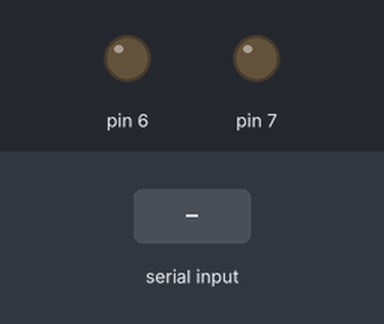
Recording of a sketch running on a simulated Arduino Uno, built with avr-gcc and run on an emulated ATmega328P. Parts: output pins drawn as LEDs (lit = HIGH). The inputs (shaded band) are chosen by the test bench.

Above: at 1.2 s.
1.3 s: "A" received over Serial
At 2.0 s:
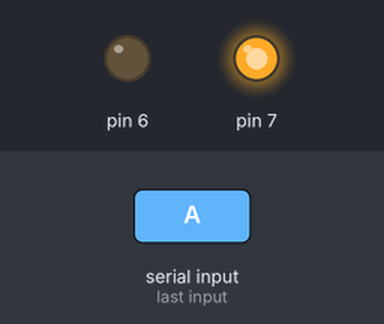
2.8 s: "B" received over Serial
At 3.2 s:
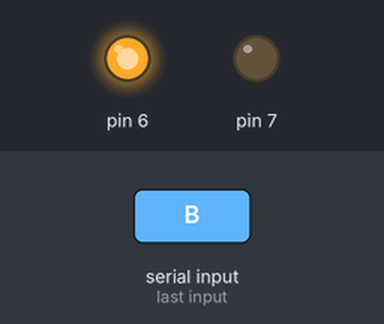
4.3 s: "C" received over Serial
At 5.5 s:
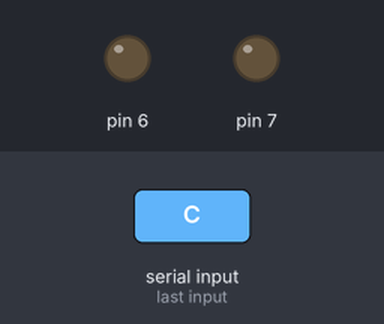
Timing chart, 0 to 7.3 s (numbered marks = the images above; inputs shaded):
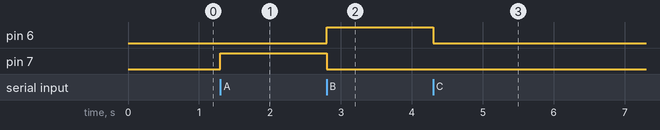

Measured:
- after the input at 1.3 s, pin 7: LOW → HIGH at once
- after the input at 2.8 s, pin 6: LOW → HIGH at once; pin 7: HIGH → LOW at once
- after the input at 4.3 s, pin 6: HIGH → LOW at once

The sketch:

motor_adelante_atras.ino
```cpp
int estado=0;
int ad=7;
int at=6;

void setup() {
Serial.begin(9600);
pinMode(7,OUTPUT);
pinMode(6,OUTPUT);

}

void loop() {
  if(Serial.available()>0){
    estado=Serial.read();

    if(estado=='A'){
      digitalWrite(7,HIGH);
      digitalWrite(6,LOW);
   }if(estado=='B'){
      digitalWrite(7,LOW);
      digitalWrite(6,HIGH);
   }if(estado=='C'){
      digitalWrite(7,LOW);
      digitalWrite(6,LOW);
   }
  }
}
```
